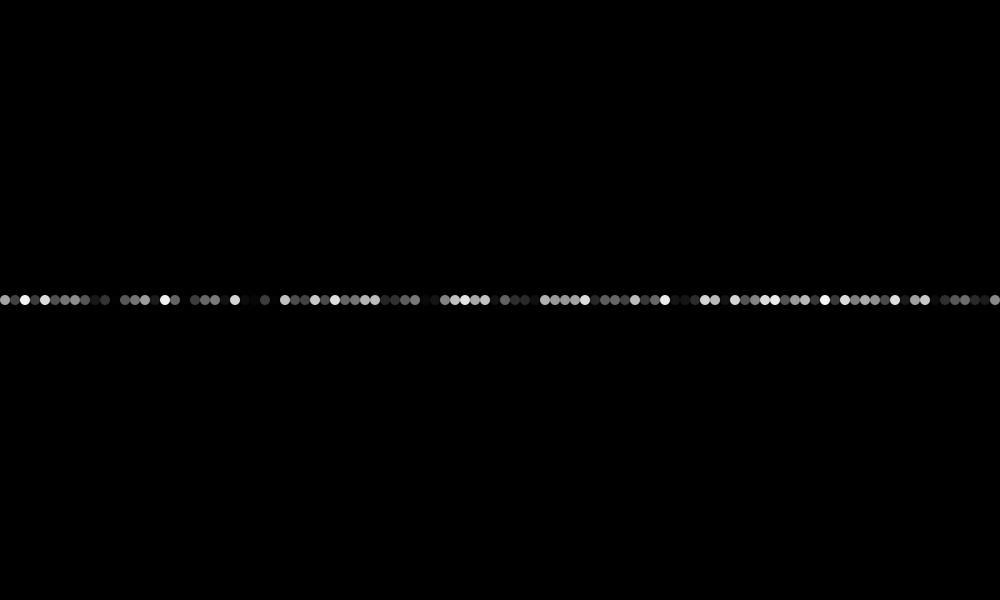
Frame 1 (no input)
Frame 60 (the mouse pressed at the canvas centre just before this capture): identical to frame 1, image omitted
Frame 120 (the mouse held since frame 60 and released just before this capture): identical to frame 1, image omitted

The Processing sketch that drew this single still picture (run headless with seeded random() and noise(); from frame 60 on, the mouse is pressed at the canvas centre):

// Processing sketch: ART331_53_Arrays04
// ── ART331_53_Arrays04.pde
float myRandom[] = new float[100];

void setup() {
 size(1000,600);
 for(int i=0; i<100; i++) {
   myRandom[i] = random(0, 100);
 }
}

void draw() {
  background(0);
  noStroke();
  
  for (int i=0; i<myRandom.length; i++) {
    float rnd = myRandom[i];
    float a = map(rnd, 0, 100, 0, 255);
    int x = 5+i*10; 
    fill(255, a);
    ellipse(x, height/2, 10, 10);
  }
}
